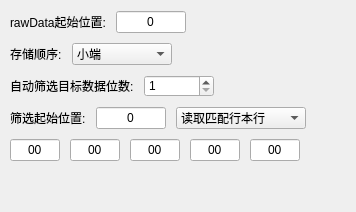
           <widget class="QWidget" name="bottom_1" native="true">
            <property name="styleSheet">
             <string notr="true">QWidget#bottom_1 {
    background-color: #FFFFFF;
}</string>
            </property>
            <layout class="QVBoxLayout" name="bottom1Layout">
             <property name="spacing">
              <number>10</number>
             </property>
             <property name="leftMargin">
              <number>10</number>
             </property>
             <property name="rightMargin">
              <number>10</number>
             </property>
             <item>
              <layout class="QHBoxLayout" name="rawDataPosLayout">
               <item>
                <widget class="QLabel" name="rawDataPosLabel">
                 <property name="text">
                  <string>rawData起始位置:</string>
                 </property>
                </widget>
               </item>
               <item>
                <widget class="QLineEdit" name="rawDataPosLineEdit">
                 <property name="minimumSize">
                  <size>
                   <width>70</width>
                   <height>0</height>
                  </size>
                 </property>
                 <property name="maximumSize">
                  <size>
                   <width>70</width>
                   <height>16777215</height>
                  </size>
                 </property>
                 <property name="text">
                  <string>0</string>
                 </property>
                 <property name="alignment">
                  <set>Qt::AlignCenter</set>
                 </property>
                 <property name="placeholderText">
                  <string>0</string>
                 </property>
                </widget>
               </item>
               <item>
                <spacer name="rawDataPosSpacer">
                 <property name="orientation">
                  <enum>Qt::Horizontal</enum>
                 </property>
                 <property name="sizeHint" stdset="0">
                  <size>
                   <width>40</width>
                   <height>20</height>
                  </size>
                 </property>
                </spacer>
               </item>
              </layout>
             </item>
             <item>
              <layout class="QHBoxLayout" name="byteOrderLayout">
               <item>
                <widget class="QLabel" name="byteOrderLabel">
                 <property name="text">
                  <string>存储顺序:</string>
                 </property>
                </widget>
               </item>
               <item>
                <widget class="QComboBox" name="byteOrderComboBox">
                 <property name="minimumSize">
                  <size>
                   <width>100</width>
                   <height>0</height>
                  </size>
                 </property>
                 <property name="maximumSize">
                  <size>
                   <width>100</width>
                   <height>16777215</height>
                  </size>
                 </property>
                 <property name="currentIndex">
                  <number>1</number>
                 </property>
                 <item>
                  <property name="text">
                   <string>大端</string>
                  </property>
                 </item>
                 <item>
                  <property name="text">
                   <string>小端</string>
                  </property>
                 </item>
                </widget>
               </item>
               <item>
                <spacer name="byteOrderSpacer">
                 <property name="orientation">
                  <enum>Qt::Horizontal</enum>
                 </property>
                 <property name="sizeHint" stdset="0">
                  <size>
                   <width>40</width>
                   <height>20</height>
                  </size>
                 </property>
                </spacer>
               </item>
              </layout>
             </item>
             <item>
              <layout class="QHBoxLayout" name="autoFilterLayout">
               <item>
                <widget class="QLabel" name="autoFilterLabel">
                 <property name="text">
                  <string>自动筛选目标数据位数:</string>
                 </property>
                </widget>
               </item>
               <item>
                <widget class="QSpinBox" name="autoFilterSpinBox">
                 <property name="minimumSize">
                  <size>
                   <width>70</width>
                   <height>0</height>
                  </size>
                 </property>
                 <property name="maximumSize">
                  <size>
                   <width>70</width>
                   <height>16777215</height>
                  </size>
                 </property>
                 <property name="minimum">
                  <number>1</number>
                 </property>
                 <property name="maximum">
                  <number>5</number>
                 </property>
                 <property name="value">
                  <number>1</number>
                 </property>
                </widget>
               </item>
               <item>
                <spacer name="autoFilterSpacer">
                 <property name="orientation">
                  <enum>Qt::Horizontal</enum>
                 </property>
                 <property name="sizeHint" stdset="0">
                  <size>
                   <width>40</width>
                   <height>20</height>
                  </size>
                 </property>
                </spacer>
               </item>
              </layout>
             </item>
             <item>
              <layout class="QHBoxLayout" name="filterStartLayout">
               <item>
                <widget class="QLabel" name="filterStartLabel">
                 <property name="text">
                  <string>筛选起始位置:</string>
                 </property>
                </widget>
               </item>
               <item>
                <widget class="QLineEdit" name="filterStartLineEdit">
                 <property name="minimumSize">
                  <size>
                   <width>70</width>
                   <height>0</height>
                  </size>
                 </property>
                 <property name="maximumSize">
                  <size>
                   <width>70</width>
                   <height>16777215</height>
                  </size>
                 </property>
                 <property name="text">
                  <string>0</string>
                 </property>
                 <property name="alignment">
                  <set>Qt::AlignCenter</set>
                 </property>
                 <property name="placeholderText">
                  <string>0</string>
                 </property>
                </widget>
               </item>
               <item>
                <widget class="QComboBox" name="filterModeComboBox">
                 <property name="minimumSize">
                  <size>
                   <width>130</width>
                   <height>0</height>
                  </size>
                 </property>
                 <property name="maximumSize">
                  <size>
                   <width>130</width>
                   <height>16777215</height>
                  </size>
                 </property>
                 <item>
                  <property name="text">
                   <string>读取匹配行本行</string>
                  </property>
                 </item>
                 <item>
                  <property name="text">
                   <string>读取匹配行的下一行</string>
                  </property>
                 </item>
                </widget>
               </item>
               <item>
                <spacer name="filterStartSpacer">
                 <property name="orientation">
                  <enum>Qt::Horizontal</enum>
                 </property>
                 <property name="sizeHint" stdset="0">
                  <size>
                   <width>40</width>
                   <height>20</height>
                  </size>
                 </property>
                </spacer>
               </item>
              </layout>
             </item>
             <item>
              <layout class="QHBoxLayout" name="hexInputLayout">
               <item>
                <widget class="QLineEdit" name="hexInput1">
                 <property name="minimumSize">
                  <size>
                   <width>50</width>
                   <height>0</height>
                  </size>
                 </property>
                 <property name="maximumSize">
                  <size>
                   <width>50</width>
                   <height>16777215</height>
                  </size>
                 </property>
                 <property name="inputMask">
                  <string>HH</string>
                 </property>
                 <property name="text">
                  <string>00</string>
                 </property>
                 <property name="maxLength">
                  <number>2</number>
                 </property>
                 <property name="alignment">
                  <set>Qt::AlignCenter</set>
                 </property>
                 <property name="placeholderText">
                  <string>00</string>
                 </property>
                </widget>
               </item>
               <item>
                <widget class="QLineEdit" name="hexInput2">
                 <property name="minimumSize">
                  <size>
                   <width>50</width>
                   <height>0</height>
                  </size>
                 </property>
                 <property name="maximumSize">
                  <size>
                   <width>50</width>
                   <height>16777215</height>
                  </size>
                 </property>
                 <property name="inputMask">
                  <string>HH</string>
                 </property>
                 <property name="text">
                  <string>00</string>
                 </property>
                 <property name="maxLength">
                  <number>2</number>
                 </property>
                 <property name="alignment">
                  <set>Qt::AlignCenter</set>
                 </property>
                 <property name="placeholderText">
                  <string>00</string>
                 </property>
                </widget>
               </item>
               <item>
                <widget class="QLineEdit" name="hexInput3">
                 <property name="minimumSize">
                  <size>
                   <width>50</width>
                   <height>0</height>
                  </size>
                 </property>
                 <property name="maximumSize">
                  <size>
                   <width>50</width>
                   <height>16777215</height>
                  </size>
                 </property>
                 <property name="inputMask">
                  <string>HH</string>
                 </property>
                 <property name="text">
                  <string>00</string>
                 </property>
                 <property name="maxLength">
                  <number>2</number>
                 </property>
                 <property name="alignment">
                  <set>Qt::AlignCenter</set>
                 </property>
                 <property name="placeholderText">
                  <string>00</string>
                 </property>
                </widget>
               </item>
               <item>
                <widget class="QLineEdit" name="hexInput4">
                 <property name="minimumSize">
                  <size>
                   <width>50</width>
                   <height>0</height>
                  </size>
                 </property>
                 <property name="maximumSize">
                  <size>
                   <width>50</width>
                   <height>16777215</height>
                  </size>
                 </property>
                 <property name="inputMask">
                  <string>HH</string>
                 </property>
                 <property name="text">
                  <string>00</string>
                 </property>
                 <property name="maxLength">
                  <number>2</number>
                 </property>
                 <property name="alignment">
                  <set>Qt::AlignCenter</set>
                 </property>
                 <property name="placeholderText">
                  <string>00</string>
                 </property>
                </widget>
               </item>
               <item>
                <widget class="QLineEdit" name="hexInput5">
                 <property name="minimumSize">
                  <size>
                   <width>50</width>
                   <height>0</height>
                  </size>
                 </property>
                 <property name="maximumSize">
                  <size>
                   <width>50</width>
                   <height>16777215</height>
                  </size>
                 </property>
                 <property name="inputMask">
                  <string>HH</string>
                 </property>
                 <property name="text">
                  <string>00</string>
                 </property>
                 <property name="maxLength">
                  <number>2</number>
                 </property>
                 <property name="alignment">
                  <set>Qt::AlignCenter</set>
                 </property>
                 <property name="placeholderText">
                  <string>00</string>
                 </property>
                </widget>
               </item>
               <item>
                <spacer name="hexInputSpacer">
                 <property name="orientation">
                  <enum>Qt::Horizontal</enum>
                 </property>
                 <property name="sizeHint" stdset="0">
                  <size>
                   <width>40</width>
                   <height>20</height>
                  </size>
                 </property>
                </spacer>
               </item>
              </layout>
             </item>
             <item>
              <spacer name="bottom1Spacer">
               <property name="orientation">
                <enum>Qt::Vertical</enum>
               </property>
               <property name="sizeHint" stdset="0">
                <size>
                 <width>20</width>
                 <height>40</height>
                </size>
               </property>
              </spacer>
             </item>
            </layout>
           </widget>
